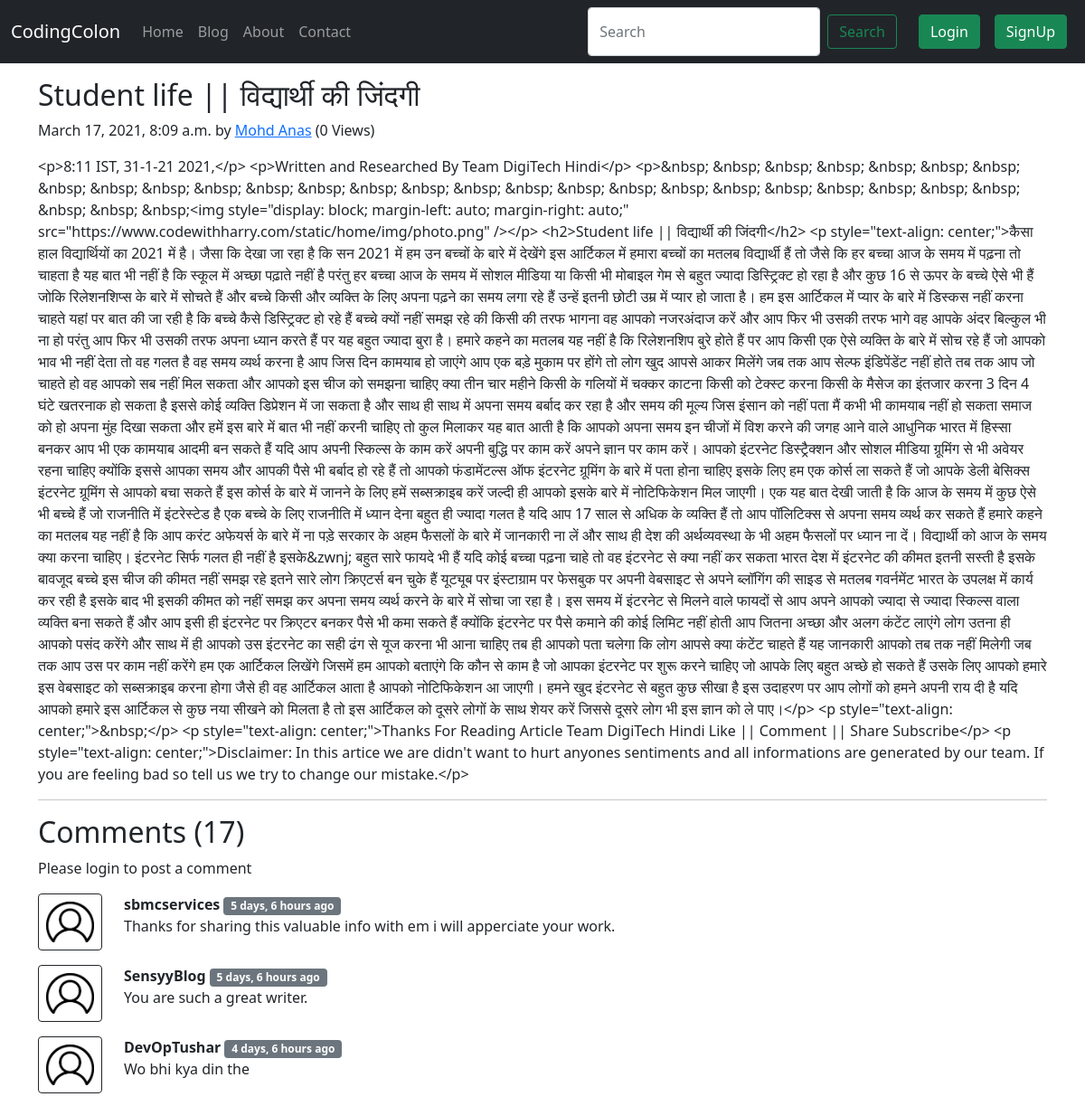
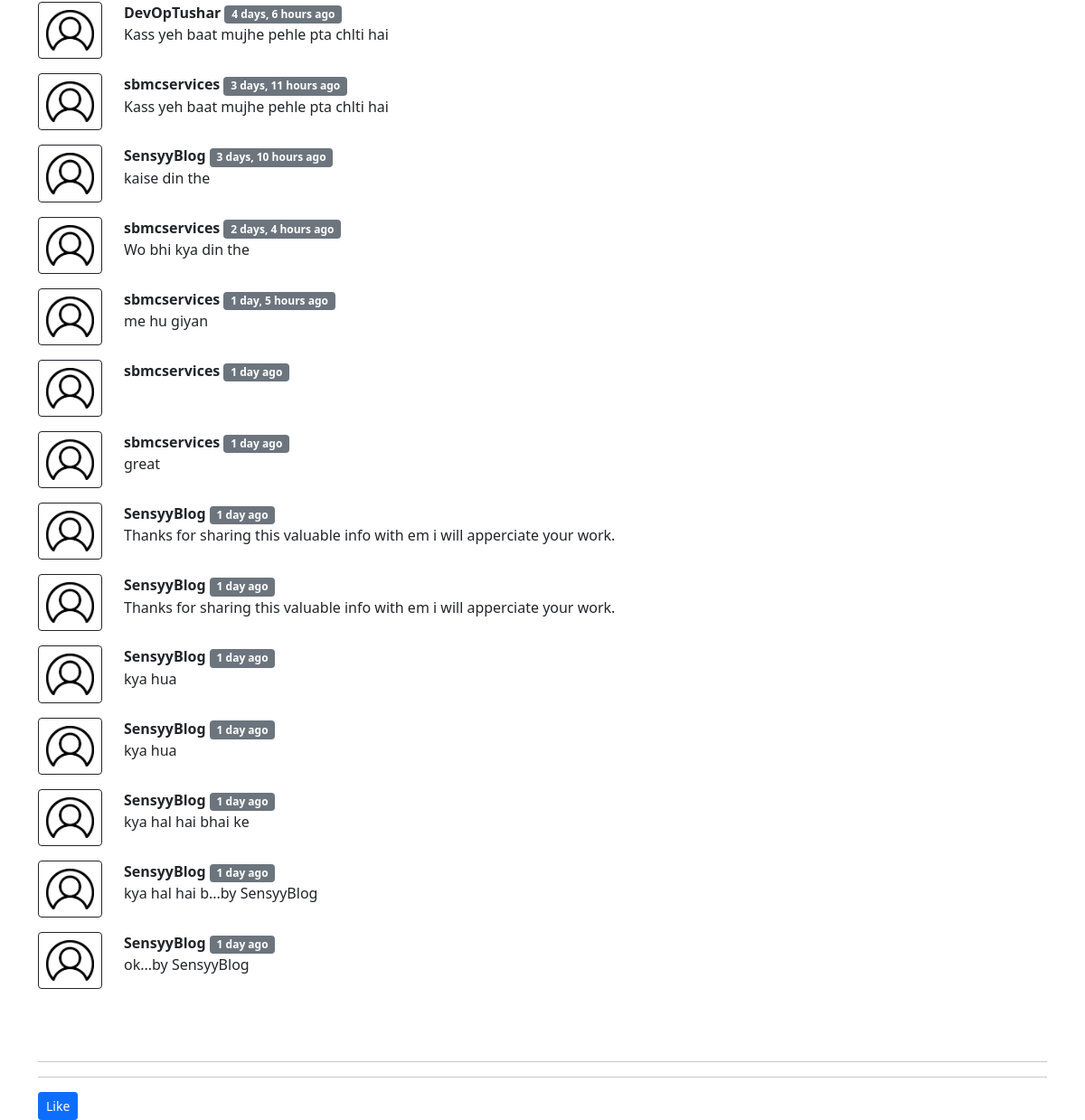
The page /blog/student-life on the database its author committed (2 pictures, top to bottom).
### blog/models.py (models this page shows, shortened)
class Post(models.Model):
    sno = models.AutoField(primary_key=True)
    title = models.CharField(max_length=100)
    content = models.TextField()
    author = models.CharField(max_length=100)
    slug = models.CharField(max_length=200)
    views = models.IntegerField(default=0)
    timeStamp = models.DateTimeField(blank=True)
    likes = models.ManyToManyField(User, related_name ='blog_posts' )

class BlogComment(models.Model):
    sno = models.AutoField(primary_key=True)
    comment = models.TextField()
    user = models.ForeignKey(User, on_delete=models.CASCADE)
    post = models.ForeignKey(Post, on_delete=models.CASCADE)
    parent = models.ForeignKey('self', on_delete=models.CASCADE, null=True)
    timestamp = models.DateTimeField(default=now)

### blog/views.py (the view)
# urls.py: path('<str:slug>', views.blogPost, name='blogPost'),
def blogPost(request, slug):
    post=Post.objects.filter(slug=slug).first()
    comments= BlogComment.objects.filter(post=post)
    context={'post':post, 'comments': comments, 'user': request.user}
    return render(request, "blog/blogPost.html", context)

### templates/blog/blogPost.html (shortened to what this page needs)
{% extends 'base.html' %}
{% block body %}
{% load humanize %}
<div class="container my-3">
  <h2 class="blog-post-title">{{post.title}}</h2>
  <p class="blog-post-meta">
    {{post.timeStamp}} by <a href="/about">{{post.author}}</a>
    <span>({{post.views}} Views)</span>
  </p>
  <p>{{post.content}}</p>
  <hr />
</div>
<div class="container">
  <h2>Comments ({{comments.count}})</h2>
  <div class="my-2">
    {% if user.is_authenticated %}
    <form action="/blog/postComment" method="post">
      {% csrf_token %}
      <div class="form-group">
        <label for="exampleInputEmail1">Post Comment </label>
        <input
          type="text"
          class="form-control"
          name="comment"
          placeholder="Enter comment here"
        />
      </div>
      <input type="hidden" name="postSno" value="{{post.sno}}" />
      <div class="my-3">
        <button type="submit" class="btn btn-primary">Submit</button>
      </div>
    </form>
    {% else %}
    Please login to post a comment {% endif %}
  </div>
  {% for comment in comments %}
  <div class="row my-3">
    <div class="col-md-1">
      <img
        class="rounded mx-auto d-block w-100 border border-dark p-2"
        src="/static/img/user.png"
        alt="user"
      />
    </div>
    <div class="col-md-11">
      <b> {{comment.user.username}} </b>
      <span class="badge bg-secondary">
        {{comment.timestamp| naturaltime}}
      </span>
      <div>{{comment.comment}}</div>
    </div>
  </div>
  {% endfor %}
  <br/> <br/>
  <hr>
  <hr/>
  <form action="{% url 'like_post' post.pk %}" method="POST">
  <button type="submit", name="sno_id" value="{{post.id}}" class="btn btn-primary btn-sm">Like</button>
  </form>
  {% endblock %}

### templates/base.html (shortened to what this page needs)
<!DOCTYPE html>
<html lang="en">
<head>
  <link href="https://cdn.jsdelivr.net/npm/bootstrap@5.0.0-beta2/dist/css/bootstrap.min.css" rel="stylesheet"
 />
</head>
<body>
  <nav class="navbar navbar-expand-lg navbar-dark bg-dark sticky-sm-top">
    <div class="container-fluid">
      <a class="navbar-brand" href="/">CodingColon</a>
      <div class="collapse navbar-collapse" id="navbarSupportedContent">
        <ul class="navbar-nav me-auto mb-2 mb-lg-0">
          <li class="nav-item">
            <a class="nav-link  {% block homeactive %}{% endblock homeactive %}" aria-current="page" href="/">Home</a>
          </li>
          <li class="nav-item">
            <a class="nav-link {% block blogactive %}{% endblock blogactive %}" href="/blog">Blog</a>
          </li>
          <li class="nav-item">
            <a class="nav-link {% block aboutactive %}{% endblock aboutactive %}" href="/about">About</a>
          </li>
          <li class="nav-item">
            <a class="nav-link {% block contactactive %}{% endblock contactactive %}" href="/contact">Contact</a>
          </li>
        </ul>
        <form class="d-flex my-2 my-lg-0 mx-3" methhod="get" action="/search">
          <input class="form-control me-2" type="search" placeholder="Search" aria-label="Search" name="query"
            id="query" />
          <button class="btn btn-outline-success my-2" type="submit">
            Search
          </button>
        </form>
        {% if user.is_authenticated %}
        <ul class="navbar-nav mr-2">
        <li class="nav-item dropdown">
          <a class="nav-link dropdown-toggle" href="#" id="navbarDropdown" role="button" data-bs-toggle="dropdown" aria-expanded="false">
            Welcome {{request.user}}
          </a>
          <ul class="dropdown-menu" aria-labelledby="navbarDropdown">
            <li><a class="dropdown-item" href="/handeLogout">Logout</a></li>
          </ul>
        </li></ul>
        {% else %}
        <button type="button" class="btn btn-success mx-2" data-bs-toggle="modal" data-bs-target="#loginModal">
          Login
        </button>
        <button type="button" class="btn btn-success mx-2" data-bs-toggle="modal" data-bs-target="#signupModal">
          SignUp
        </button>
        {% endif %}
      </div>
  </nav>
  {% block body %}{% endblock body %}
</body>
</html>

### rows shown on the page
Post: title "Student life || विद्यार्थी की जिंदगी", timeStamp "March 17, 2021, 8:09 a.m.", author "Mohd Anas", views "0", content "<p>8:11 IST, 31-1-21 2021,</p> <p>Written and Researched By Team DigiTech Hindi</p> <p>&nbsp; &nbsp; &nbsp; &nbsp; &nbsp; &nbsp; &nbsp; &nbsp; &nbsp; &nbsp; &nbsp; &nbsp; &nbsp; &nbsp; &nbsp; &nbsp; &nbsp; &nbsp; &nbsp; &nbsp; &nbsp; &nbsp; &nbsp; &nbsp; &nbsp; &nbsp; &nbsp; &nbsp; &nbsp;<img style=\"display: block; margin-left: auto; margin-right: auto;\" src=\"https://www.codewithharry.com/static/home/img/photo.png\" /></p> <h2>Student life || विद्यार्थी की जिंदगी</h2> <p style=\"text-align: center;\">कैसा हाल विद्यार्थियों का 2021 में है। जैसा कि देखा जा रहा है कि सन 2021 में हम उन बच्चों के बारे में देखेंगे इस आर्टिकल में हमारा बच्चों का मतलब विद्यार्थी हैं तो जैसे कि हर बच्चा आज के समय में…"
BlogComment: user.username "sbmcservices", timestamp "5 days, 6 hours ago", comment "Thanks for sharing this valuable info with em i will apperciate your work."
BlogComment: user.username "SensyyBlog", timestamp "5 days, 6 hours ago", comment "You are such a great writer."
BlogComment: user.username "DevOpTushar", timestamp "4 days, 6 hours ago", comment "Wo bhi kya din the"
BlogComment: user.username "DevOpTushar", timestamp "4 days, 6 hours ago", comment "Kass yeh baat mujhe pehle pta chlti hai"
BlogComment: user.username "sbmcservices", timestamp "3 days, 11 hours ago", comment "Kass yeh baat mujhe pehle pta chlti hai"
BlogComment: user.username "SensyyBlog", timestamp "3 days, 10 hours ago", comment "kaise din the"
BlogComment: user.username "sbmcservices", timestamp "2 days, 4 hours ago", comment "Wo bhi kya din the"
BlogComment: user.username "sbmcservices", timestamp "1 day, 5 hours ago", comment "me hu giyan"
BlogComment: user.username "sbmcservices", timestamp "1 day ago"
BlogComment: user.username "sbmcservices", timestamp "1 day ago", comment "great"
BlogComment: user.username "SensyyBlog", timestamp "1 day ago", comment "Thanks for sharing this valuable info with em i will apperciate your work."
BlogComment: user.username "SensyyBlog", timestamp "1 day ago", comment "Thanks for sharing this valuable info with em i will apperciate your work."
BlogComment: user.username "SensyyBlog", timestamp "1 day ago", comment "kya hua"
BlogComment: user.username "SensyyBlog", timestamp "1 day ago", comment "kya hua"
BlogComment: user.username "SensyyBlog", timestamp "1 day ago", comment "kya hal hai bhai ke"
BlogComment: user.username "SensyyBlog", timestamp "1 day ago", comment "kya hal hai b...by SensyyBlog"
BlogComment: user.username "SensyyBlog", timestamp "1 day ago", comment "ok...by SensyyBlog"

### other values the page prints
{{ comments.count }} "17"
